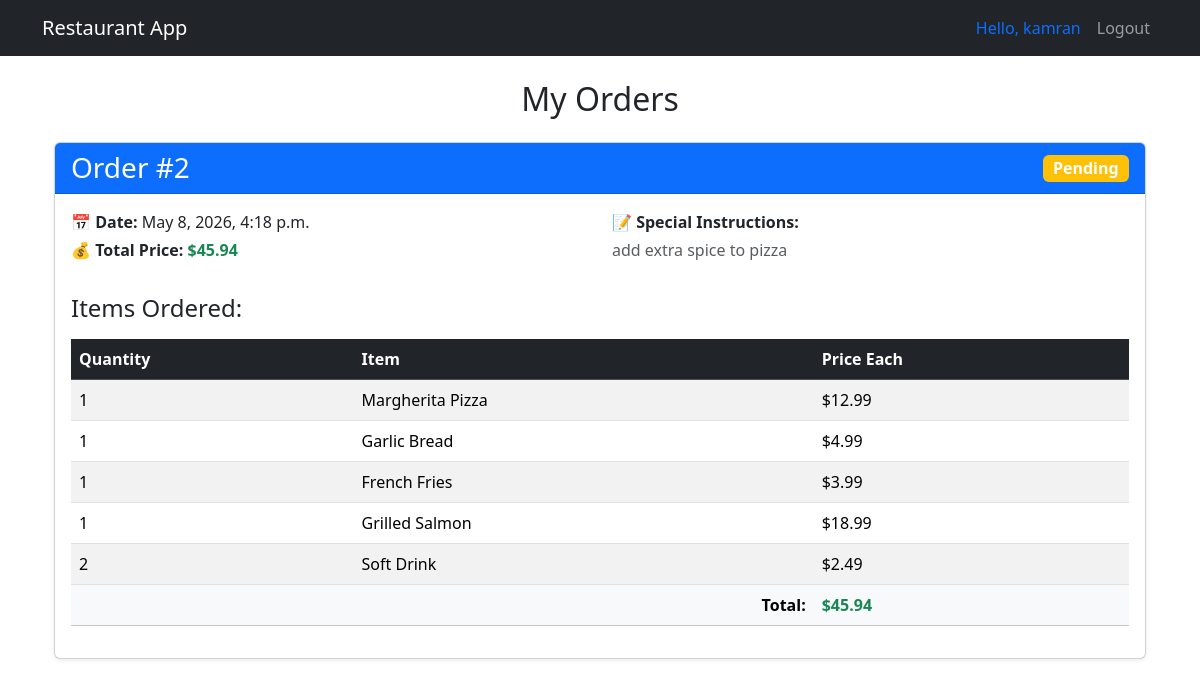
The app's page /users/my-orders/ (signed in) with its own data.
### users/models.py (models this page shows, shortened)
class Order(models.Model):
    STATUS_CHOICES = [
        ('pending', 'Pending'),
        ('confirmed', 'Confirmed'),
        ('completed', 'Completed'),
        ('cancelled', 'Cancelled'),
    ]
    user = models.ForeignKey(User, on_delete=models.CASCADE)
    menu_items = models.ManyToManyField(Menu, through='OrderItem')
    order_date = models.DateTimeField(auto_now_add=True)
    status = models.CharField(max_length=10, choices=STATUS_CHOICES, default='pending')
    total_price = models.DecimalField(max_digits=8, decimal_places=2, default=0.00)
    additional_notes = models.TextField(blank=True)

class OrderItem(models.Model):
    order = models.ForeignKey(Order, on_delete=models.CASCADE)
    menu_item = models.ForeignKey(Menu, on_delete=models.CASCADE)
    quantity = models.PositiveIntegerField(validators=[MinValueValidator(1)])

class Menu(models.Model):
    name = models.CharField(max_length=100)
    price = models.DecimalField(max_digits=6, decimal_places=2)
    description = models.TextField(blank=True)
    is_available = models.BooleanField(default=True)

### users/views.py (the view)
# urls.py: path('my-orders/', views.user_order, name='user_order'),
@login_required
def user_order(request):
    orders = Order.objects.filter(user=request.user).order_by('-order_date')
    orders = orders.prefetch_related('orderitem_set__menu_item')
    return render(request, 'restaurant/user_order.html', {'orders': orders})

### users/templates/restaurant/user_order.html (shortened to what this page needs)
{% extends 'base.html' %}
{% load bootstrap5 %}
{% block content %}
<div class="container">
    <h2 class="text-center mb-4">My Orders</h2>
    {% if orders %}
        {% for order in orders %}
            <div class="card shadow-sm mb-4">
                <div class="card-header bg-primary text-white d-flex justify-content-between align-items-center">
                    <h3 class="mb-0">Order #{{ order.id }}</h3>
                    <span class="badge {% if order.status == 'completed' %}bg-success{% elif order.status == 'pending' %}bg-warning{% elif order.status == 'cancelled' %}bg-danger{% else %}bg-secondary{% endif %} fs-6">
                        {{ order.get_status_display }}
                    </span>
                </div>
                <div class="card-body">
                    <div class="row mb-3">
                        <div class="col-md-6">
                            <p class="mb-1"><strong>📅 Date:</strong> {{ order.order_date|date:"F j, Y, g:i a" }}</p>
                            <p class="mb-1"><strong>💰 Total Price:</strong> <span class="fw-bold text-success">${{ order.total_price }}</span></p>
                        </div>
                        <div class="col-md-6">
                            <p class="mb-1"><strong>📝 Special Instructions:</strong></p>
                            <p class="text-muted">{{ order.additional_notes|default:"None" }}</p>
                        </div>
                    </div>
                    <h4 class="mt-3 mb-3">Items Ordered:</h4>
                    <div class="table-responsive">
                        <table class="table table-striped table-hover">
                            <thead class="table-dark">
                                <tr>
                                    <th>Quantity</th>
                                    <th>Item</th>
                                    <th>Price Each</th>
                                </tr>
                            </thead>
                            <tbody>
                                {% for item in order.orderitem_set.all %}
                                    <tr>
                                        <td>{{ item.quantity }}</td>
                                        <td>{{ item.menu_item.name }}</td>
                                        <td>${{ item.menu_item.price|floatformat:2 }}</td>
                                    </tr>
                                {% endfor %}
                            </tbody>
                            <tfoot class="table-light">
                                <tr>
                                    <td colspan="2" class="text-end fw-bold">Total:</td>
                                    <td class="fw-bold text-success">${{ order.total_price }}</td>
                                </tr>
                            </tfoot>
                        </table>
                    </div>
                </div>
            </div>
        {% endfor %}
    {% endif %}
</div>
{% endblock %}

### templates/base.html (shortened to what this page needs)
<!DOCTYPE html>
<html lang="en">
<head>
    {% load bootstrap5 %}
    {% bootstrap_css %}
</head>
<body>
    <nav class="navbar navbar-expand-lg navbar-dark bg-dark">
        <div class="container">
            <a class="navbar-brand" href="{% url 'users:profile' %}">Restaurant App</a>
            <div class="collapse navbar-collapse" id="navbarNav">
                <ul class="navbar-nav ms-auto">
                    {% if user.is_authenticated %}
                        <li class="nav-item">
                            <span class="nav-link"><a href="{% url 'users:profile' %}" style="text-decoration: none;">Hello, {{ user.username }}</a></span>
                        </li>
                        <li class="nav-item">
                            <form method="post" action="{% url 'users:logout' %}" class="d-inline">
                                <button type="submit" class="btn btn-outline-light btn-sm nav-link">Logout</button>
                            </form>
                        </li>
                    {% endif %}
                </ul>
            </div>
        </div>
    </nav>
    <div class="container mt-4">
        {% block content %}
        {% endblock %}
    </div>
</body>
</html>

### records on screen
Order: id "2", status "Pending", order_date "May 8, 2026, 4:18 p.m.", total_price "45.94", additional_notes "add extra spice to pizza"
OrderItem: quantity "1", menu_item.name "Margherita Pizza", menu_item.price "12.99"
OrderItem: quantity "1", menu_item.name "Garlic Bread", menu_item.price "4.99"
OrderItem: quantity "1", menu_item.name "French Fries", menu_item.price "3.99"
OrderItem: quantity "1", menu_item.name "Grilled Salmon", menu_item.price "18.99"
OrderItem: quantity "2", menu_item.name "Soft Drink", menu_item.price "2.49"

### other values on screen
{{ user.username }} "kamran"
